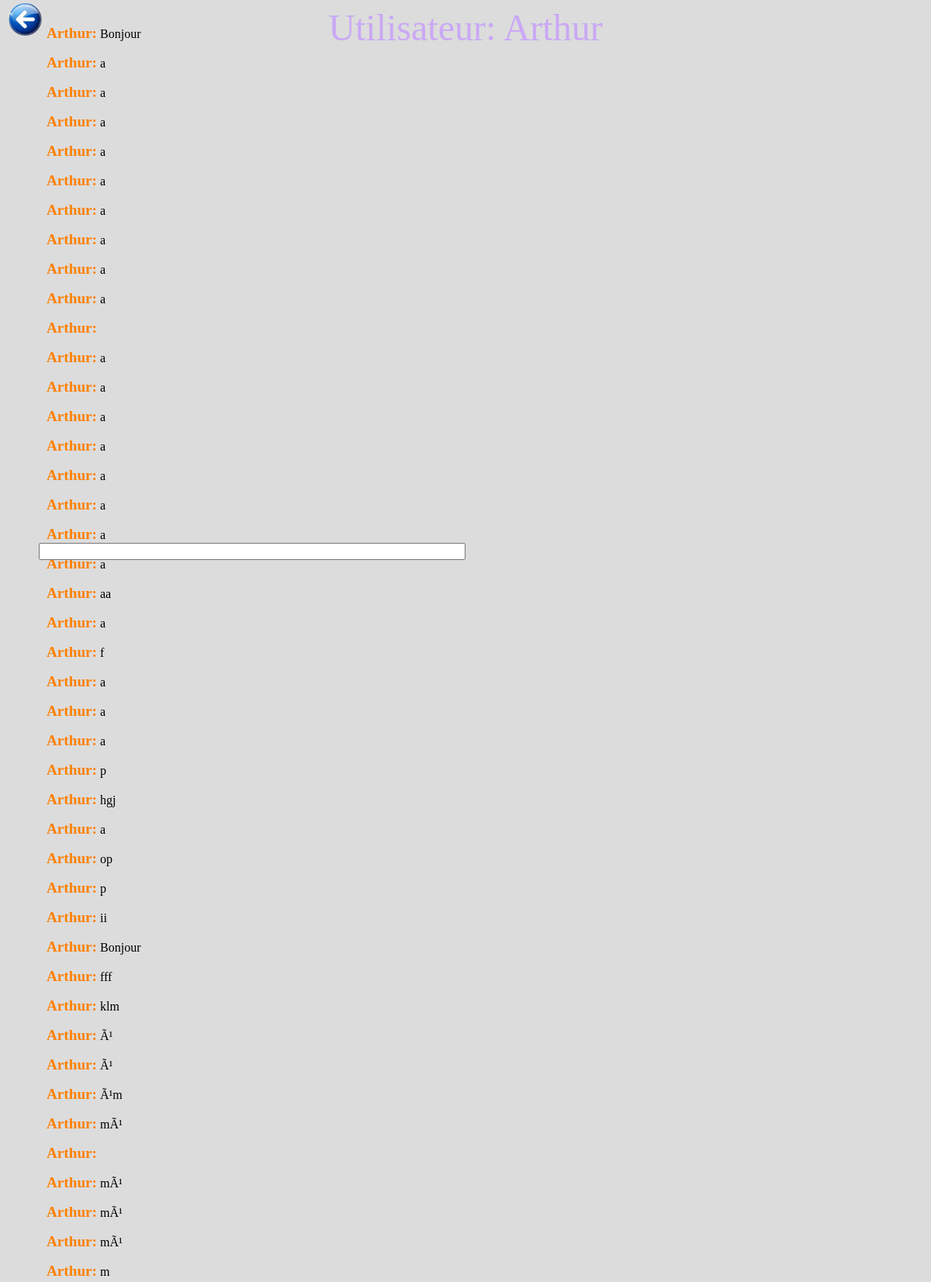
Page /chat (signed in, upper part) on the committed database.
### tables this page shows
CREATE TABLE History (
    pseudo text NOT NULL,
    message text NOT NULL
);

### app.py (the view)
@app.route('/chat', methods=["GET", "POST"])
@login_required
def chat():
    with db_connection() as conn:
        cursor = conn.cursor()
        sql = """Select * FROM History"""
        cursor.execute(sql)
        informations = dict(messages=cursor.fetchall()[-200:], pseudo=current_user.pseudo + ":")
    return render_template('chat.html', **informations)

### app.py (called while the page is built)
@login_manager.user_loader
def load_user(user_id):
    with db_connection() as conn:
        curs = conn.cursor()
        curs.execute("SELECT id, email, password, first_name, pseudo from User where id = (?)", [user_id])
        lu = curs.fetchone()
    if lu is None:
        curs.close()
        db_disconnect(conn)
        return None
    else:
        u = User(int(lu[0]), lu[1], lu[2], lu[3], lu[4])
        curs.close()
        db_disconnect(conn)
        return u

### function_commun.py (called while the page is built)
def db_connection():
    conn = None
    try:
        conn = sqlite3.connect("Base.sqlite", timeout=20)
        conn.execute("PRAGMA foreign_keys = ON")  # Car à "OFF" de base
    except ValueError:
        print("Erreur connexion")
    return conn

def db_disconnect(conn):
    if conn:
        conn.close()

### templates/chat.html (shortened to what this page needs)
<html>
    <head>
        <link href="{{ url_for('static', filename='style_chat.css') }}" rel="stylesheet" type="text/css" media="screen"/>
    </head>
    <body>
        <p class="user">Utilisateur: {{ pseudo[:-1] }}</p>
    <div class="scrollable">
        <ul class="main" id="messages">
            {% for msg in messages %}
                {% if pseudo == msg[0] %}
                    <p><span class="other">{{ msg[0] }}</span><span class="body_message">{{ msg[1] }}</span><br></p>
                {% else %}
                    <p><span class="pseudo">{{ msg[0] }}</span><span class="body_message">{{ msg[1] }}</span><br></p>
                {% endif %}
            {% endfor %}
        </ul>
    </div>
        <p><input class="positioned" type="text" id="myMessage"></p>
        <button id="sendbutton">Send</button>
        <p><a href="{{ url_for('main_page') }}"><img src="static/Pictures/retour.jpg"></a></p>
    </body>
</html>

### static/style_chat.css (style rules this page uses)
body { background: #DCDCDC; }
* { font-family: "Bowlby One SC", cursive; color: #000000; }
button { background: transparent; border: none !important; font-size:0; }
.user { font-family: "Bowlby One SC", cursive; font-size: 3rem; color: #caa8f5; text-align: center; }
.positioned { position: absolute; top: 700px; right: 600px; left: 50px; }
ul.main { overflow: auto; position: absolute; top: 0px; right: 100px; bottom: 100px; left: 20px; }
a { position: absolute; top: 0px; cursor:pointer; }
img { height: 50px; width: 50px; }
.other { font-family: "Bowlby One SC", cursive; font-size: 1.2rem; color: hsl(30, 100%, 50%); font-weight: bold; }

### rows in the picture
History: pseudo "Arthur:", message "Bonjour"
History: pseudo "Arthur:", message "a"
History: pseudo "Arthur:", message "a"
History: pseudo "Arthur:", message "a"
History: pseudo "Arthur:", message "a"
History: pseudo "Arthur:", message "a"
History: pseudo "Arthur:", message "a"
History: pseudo "Arthur:", message "a"
History: pseudo "Arthur:", message "a"
History: pseudo "Arthur:", message "a"
History: pseudo "Arthur:"
History: pseudo "Arthur:", message "a"
History: pseudo "Arthur:", message "a"
History: pseudo "Arthur:", message "a"
History: pseudo "Arthur:", message "a"
History: pseudo "Arthur:", message "a"
History: pseudo "Arthur:", message "a"
History: pseudo "Arthur:", message "a"
History: pseudo "Arthur:", message "a"
History: pseudo "Arthur:", message "aa"
History: pseudo "Arthur:", message "a"
History: pseudo "Arthur:", message "f"
History: pseudo "Arthur:", message "a"
History: pseudo "Arthur:", message "a"
History: pseudo "Arthur:", message "a"
History: pseudo "Arthur:", message "p"
History: pseudo "Arthur:", message "hgj"
History: pseudo "Arthur:", message "a"
History: pseudo "Arthur:", message "op"
History: pseudo "Arthur:", message "p"
History: pseudo "Arthur:", message "ii"
History: pseudo "Arthur:", message "Bonjour"
History: pseudo "Arthur:", message "fff"
History: pseudo "Arthur:", message "klm"
History: pseudo "Arthur:", message "Ã¹"
History: pseudo "Arthur:", message "Ã¹"
History: pseudo "Arthur:", message "Ã¹m"
History: pseudo "Arthur:", message "mÃ¹"
History: pseudo "Arthur:"
History: pseudo "Arthur:", message "mÃ¹"
History: pseudo "Arthur:", message "mÃ¹"
History: pseudo "Arthur:", message "mÃ¹"
History: pseudo "Arthur:", message "m"

### other values in the picture
{{ pseudo[:-1] }} "Arthur"
